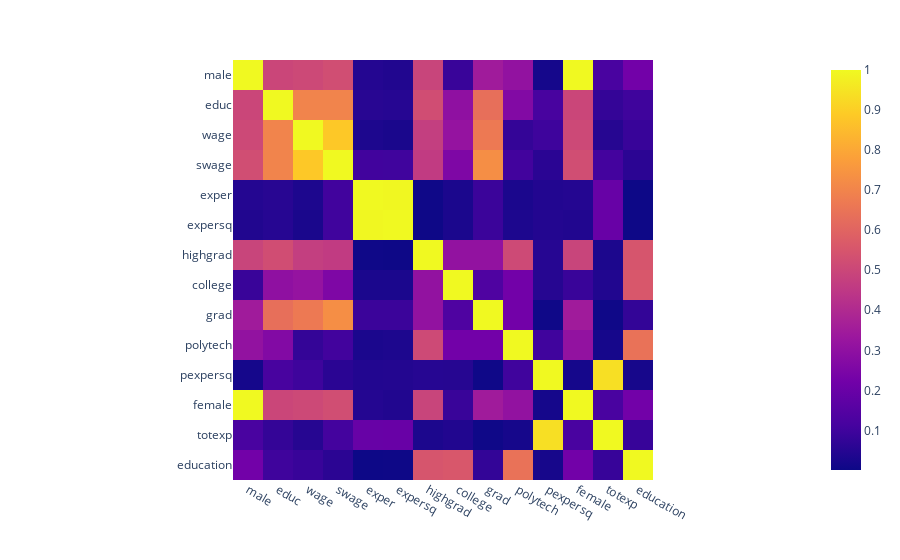

Source (notebook cell):
### Markdown cell above
Eventually, we also look at the correlation matrix of the restricted dataset (matrix is made of absolute values of correlation, just to have an easier color reading).  
As we can see, the variables male, education, wage and starting wage are sligthly correlated.

### Code cell
px.imshow(abs(new_engin.corr()))

### Figure 1 — Plotly figure (JSON) as saved in the notebook; plotly's stock layout.template omitted (floating-point values rounded to 4 significant figures; data arrays with more than 128 entries replaced by an {"elided": "..."} marker saying what was removed)
{"data": [{"coloraxis": "coloraxis", "hovertemplate": "x: %{x}<br>y: %{y}<br>color: %{z}<extra></extra>", "name": "0", "type": "heatmap", "x": ["male", "educ", "wage", "swage", "exper", "expersq", "highgrad", "college", "grad", "polytech", "pexpersq", "female", "totexp", "education"], "xaxis": "x", "y": ["male", "educ", "wage", "swage", "exper", "expersq", "highgrad", "college", "grad", "polytech", "pexpersq", "female", "totexp", "education"], "yaxis": "y", "z": {"elided": "14x14 float values"}}], "layout": {"coloraxis": {"colorscale": [[0, "#0d0887"], [0.1111, "#46039f"], [0.2222, "#7201a8"], [0.3333, "#9c179e"], [0.4444, "#bd3786"], [0.5556, "#d8576b"], [0.6667, "#ed7953"], [0.7778, "#fb9f3a"], [0.8889, "#fdca26"], [1, "#f0f921"]]}, "margin": {"t": 60}, "xaxis": {"anchor": "y", "constrain": "domain", "domain": [0, 1], "scaleanchor": "y"}, "yaxis": {"anchor": "x", "autorange": "reversed", "constrain": "domain", "domain": [0, 1]}}}
